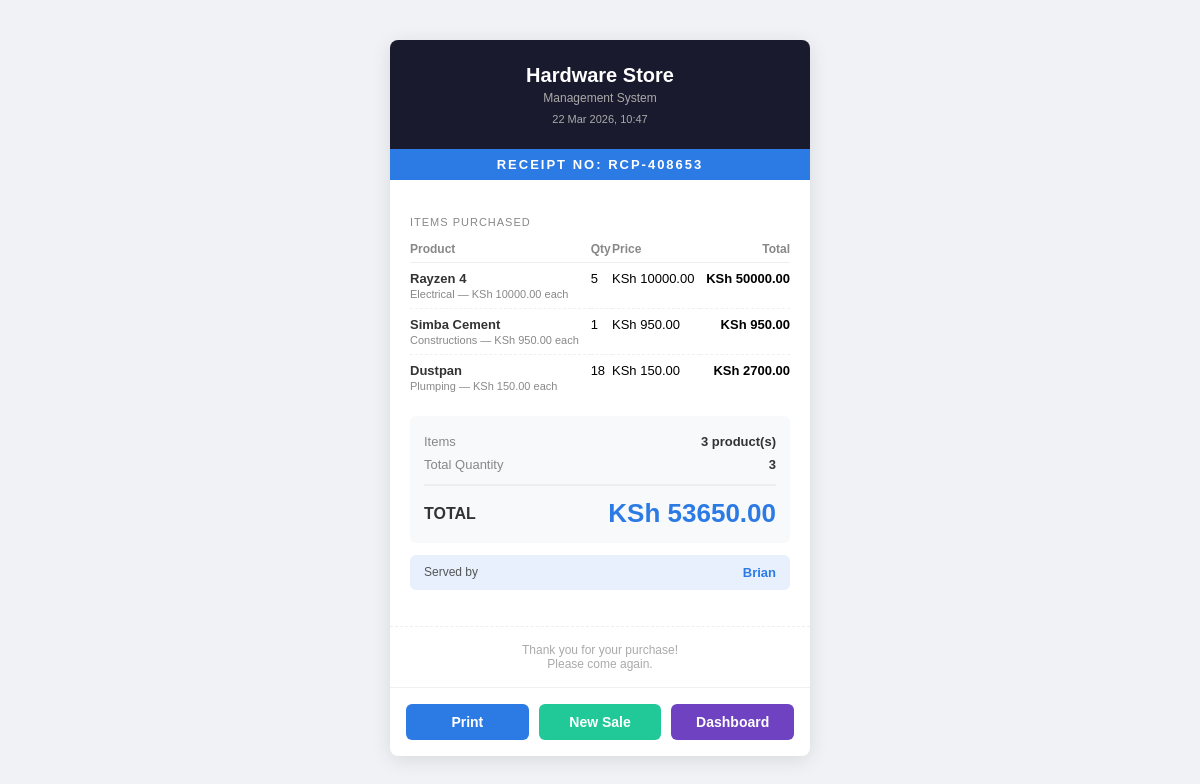
The page /sale/receipt/6/ (signed in) on the database its author committed.
### sales/models.py (models this page shows, shortened)
class Receipt(models.Model):
    receipt_number = models.CharField(max_length=20, unique=True, blank=True)
    date = models.DateTimeField(auto_now_add=True)
    served_by = models.CharField(max_length=100, blank=True)
    customer_name = models.CharField(max_length=200, blank=True, default='Walk-in Customer')
    discount = models.DecimalField(max_digits=10, decimal_places=2, default=0)
    total_amount = models.DecimalField(max_digits=12, decimal_places=2, default=0)

class Sale(models.Model):
    receipt = models.ForeignKey(Receipt, on_delete=models.CASCADE, null=True, blank=True, related_name='items')
    receipt_number = models.CharField(max_length=20, blank=True)
    product = models.ForeignKey(Product, on_delete=models.CASCADE)
    quantity_sold = models.IntegerField()
    date = models.DateTimeField(auto_now_add=True)
    total_price = models.DecimalField(max_digits=10, decimal_places=2, blank=True, null=True)

### inventory/models.py (models this page shows, shortened)
class Product(models.Model):
    name = models.CharField(max_length=200)
    category = models.ForeignKey(Category, on_delete=models.SET_NULL, null=True)
    supplier = models.ForeignKey(Supplier, on_delete=models.SET_NULL, null=True)
    price = models.DecimalField(max_digits=10, decimal_places=2)
    stock_quantity = models.IntegerField()
    reorder_level = models.IntegerField(default=5)

class Category(models.Model):
    name = models.CharField(max_length=100)
    def __str__(self):
        return self.name

### reports/views.py (the view)
# urls.py: path('sale/receipt/<int:receipt_id>/', views.receipt, name='receipt'),    path('sales/filter/', views.filter_sales, name='filter_sales'),
@login_required
def receipt(request, receipt_id):
    receipt_obj = get_object_or_404(Receipt, id=receipt_id)
    items = receipt_obj.items.select_related('product').all()
    return render(request, 'reports/receipt.html', {
        'receipt': receipt_obj,
        'items': items,
    })

### reports/templates/reports/receipt.html (shortened to what this page needs)
<!DOCTYPE html>
<html>
<head>
</head>
<body>
<div class="receipt">
    <div class="receipt-header">
        <h2>Hardware Store</h2>
        <p>Management System</p>
        <p style="margin-top:8px; font-size:11px;">{{ receipt.date|date:"d M Y, H:i" }}</p>
    </div>
    <div class="receipt-number">
        RECEIPT NO: {{ receipt.receipt_number }}
    </div>
    <div class="receipt-body">
        <div class="section-title">Items Purchased</div>
        <table class="items-table">
            <tr>
                <th>Product</th>
                <th>Qty</th>
                <th>Price</th>
                <th>Total</th>
            </tr>
            {% for item in items %}
            <tr>
                <td>
                    <div class="item-name">{{ item.product.name }}</div>
                    <div class="item-detail">{{ item.product.category }} — KSh {{ item.product.price }} each</div>
                </td>
                <td>{{ item.quantity_sold }}</td>
                <td>KSh {{ item.product.price }}</td>
                <td>KSh {{ item.total_price }}</td>
            </tr>
            {% endfor %}
        </table>
        <div class="receipt-summary">
            <div class="summary-row">
                <span class="sl">Items</span>
                <span class="sv">{{ items.count }} product(s)</span>
            </div>
            <div class="summary-row">
                <span class="sl">Total Quantity</span>
                <span class="sv">
                    {% with total_qty=0 %}
                    {{ items|length }}
                    {% endwith %}
                </span>
            </div>
            <div class="total-row">
                <span class="tl">TOTAL</span>
                <span class="ta">KSh {{ receipt.total_amount }}</span>
            </div>
        </div>
        <div class="served-box">
            <span class="sl">Served by</span>
            <span class="sv">{{ receipt.served_by }}</span>
        </div>
    </div>
    <div class="receipt-footer">
        Thank you for your purchase!<br>
        Please come again.
    </div>
    <div class="btn-row">
        <button onclick="window.print()" class="btn btn-print">Print</button>
        <a href="/sale/record/" class="btn btn-new">New Sale</a>
        <a href="/dashboard/" class="btn btn-home">Dashboard</a>
    </div>
</div>
</body>
</html>

### reports/templates/reports/receipt.html (style rules this page uses)
* { box-sizing: border-box; margin: 0; padding: 0; }
body { font-family: Arial, sans-serif; background: #f0f2f5; display: flex; justify-content: center; align-items: flex-start; padding: 40px 20px; min-height: 100vh; }
.receipt { background: white; width: 420px; border-radius: 8px; box-shadow: 0 4px 20px rgba(0,0,0,0.1); overflow: hidden; }
.receipt-header { background: #1a1a2e; color: white; text-align: center; padding: 24px 20px; }
.receipt-header h2 { font-size: 20px; margin-bottom: 4px; }
.receipt-header p { font-size: 12px; color: #aaa; }
.receipt-number { background: #2c7be5; color: white; text-align: center; padding: 8px; font-size: 13px; font-weight: bold; letter-spacing: 2px; }
.receipt-body { padding: 20px; }
.section-title { font-size: 11px; color: #888; text-transform: uppercase; letter-spacing: 1px; margin: 16px 0 8px; }
.items-table { width: 100%; border-collapse: collapse; font-size: 13px; }
.items-table th { color: #888; padding: 6px 0; text-align: left; font-size: 12px; border-bottom: 1px solid #eee; }
.items-table th:last-child { text-align: right; }
.items-table td { padding: 8px 0; border-bottom: 1px dashed #f0f0f0; vertical-align: top; }
.items-table td:last-child { text-align: right; font-weight: bold; }
.items-table tr:last-child td { border-bottom: none; }
.item-name { font-weight: bold; color: #333; }
.item-detail { font-size: 11px; color: #888; margin-top: 2px; }
.receipt-summary { background: #f8f9fa; border-radius: 6px; padding: 14px; margin-top: 16px; }
.summary-row { display: flex; justify-content: space-between; font-size: 13px; padding: 4px 0; }
.summary-row .sl { color: #888; }
.summary-row .sv { font-weight: bold; color: #333; }
.total-row { display: flex; justify-content: space-between; align-items: center; padding: 12px 0 0; margin-top: 8px; border-top: 2px solid #eee; }
.total-row .tl { font-size: 16px; font-weight: bold; color: #333; }
.total-row .ta { font-size: 26px; font-weight: bold; color: #2c7be5; }
.served-box { background: #e8f0fe; border-radius: 6px; padding: 10px 14px; margin-top: 12px; display: flex; justify-content: space-between; }
.served-box .sl { font-size: 12px; color: #555; }
.served-box .sv { font-size: 13px; font-weight: bold; color: #2c7be5; }
.receipt-footer { text-align: center; padding: 16px; color: #aaa; font-size: 12px; border-top: 1px dashed #eee; margin-top: 16px; }
.btn-row { display: flex; gap: 10px; padding: 16px; border-top: 1px solid #f0f0f0; }
.btn { flex: 1; padding: 10px; border-radius: 6px; text-decoration: none; font-size: 14px; font-weight: bold; border: none; cursor: pointer; text-align: center; }
.btn-print { background: #2c7be5; color: white; }
.btn-new { background: #20c997; color: white; }
.btn-home { background: #6f42c1; color: white; }

### rows shown on the page
Receipt: date "22 Mar 2026, 10:47", receipt_number "RCP-408653", total_amount "53650.00", served_by "Brian"
Sale: product.name "Rayzen 4", product.category "Electrical", product.price "10000.00", quantity_sold "5", total_price "50000.00"
Sale: product.name "Simba Cement", product.category "Constructions", product.price "950.00", quantity_sold "1", total_price "950.00"
Sale: product.name "Dustpan", product.category "Plumping", product.price "150.00", quantity_sold "18", total_price "2700.00"

### other values the page prints
{{ items.count }} "3"
{{ items|length }} "3"
